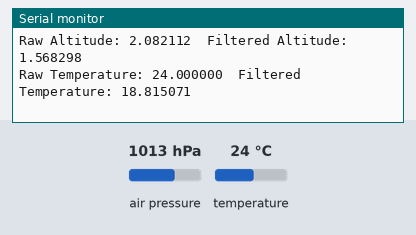
The sketch below on a simulated Arduino Uno, built with avr-gcc and run on an emulated ATmega328P. On the bench: the last lines printed to the serial monitor. The test bench sets the inputs (shaded band); at power-on: air pressure 1013 hPa, temperature 24 °C.

Above: at 1.3 s.
1.4 s: air pressure set to 952 hPa
At 2.02 s:
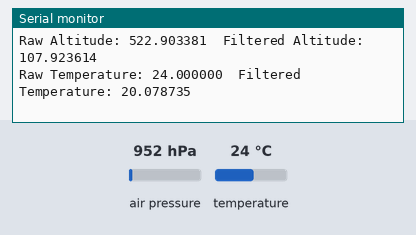
2.9 s: temperature set to 12 °C
At 3.13 s:
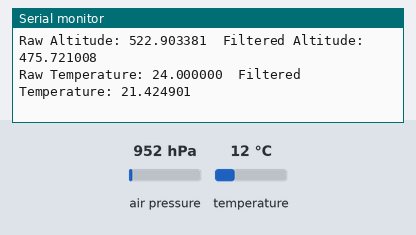
4.4 s: air pressure set to 975 hPa
At 4.8 s:
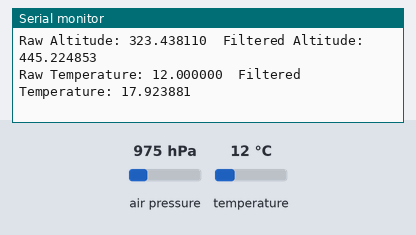
Timing chart, 0 to 7.4 s (numbered marks = the images above; inputs shaded):
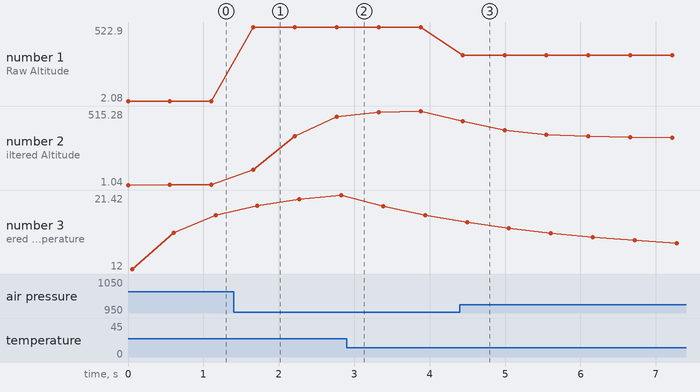

The sketch:

kalman_plotter.ino
```cpp
#include <SimpleKalmanFilter.h>
#include <Adafruit_BMP280.h>

/*
  This sample code demonstrates how the SimpleKalmanFilter object can be used with a
  pressure sensor to smooth a set of altitude measurements.
  This example needs a BMP280 barometric sensor as a data source.
  https://www.sparkfun.com/products/11824
  SimpleKalmanFilter(e_mea, e_est, q);
  e_mea: Measurement Uncertainty
  e_est: Estimation Uncertainty
  q: Process Noise
*/
SimpleKalmanFilter pressureKalmanFilter(1, 1, 0.01);
SimpleKalmanFilter tempKalmanFilter(1, 1, 0.01);
Adafruit_BMP280 bmp; // I2C

void setup() {

  Serial.begin(9600);

  // BMP280 Pressure sensor start
  if (!bmp.begin()) {
    Serial.println("BMP280 Pressure Sensor Error!");
    while (1); // Pause forever.
  }
}

void loop() {
  // Read raw altitude from the sensor
  float rawAltitude = bmp.readAltitude();
  // Apply Kalman filter to the raw altitude
  float filteredAltitude = pressureKalmanFilter.updateEstimate(rawAltitude);

  // Read raw temperature from the sensor
  float rawTemperature = bmp.readTemperature();
  // Apply Kalman filter to the raw temperature
  float filteredTemperature = tempKalmanFilter.updateEstimate(rawTemperature);

  // Print raw and filtered altitude
  Serial.print("Raw Altitude: ");
  Serial.print(rawAltitude, 6);
  Serial.print("\tFiltered Altitude: ");
  Serial.println(filteredAltitude, 6);

  // Print raw and filtered temperature
  Serial.print("Raw Temperature: ");
  Serial.print(rawTemperature, 6);
  Serial.print("\tFiltered Temperature: ");
  Serial.println(filteredTemperature, 6);

  delay(500);
}
```

Measured:
- after the input at 1.4 s, the serial monitor: prints a new line after 0.26 s (image 1)
- after the input at 4.4 s, the serial monitor: prints a new line at once (image 3)
- plotted number 1: 2.08 → 522.9 after the input at 1.4 s, 522.9 → 323.44 after the input at 4.4 s
- plotted number 2: 1.57 → 475.72 after the input at 1.4 s, 515.28 → 325.07 after the input at 4.4 s
- plotted number 3: 21.42 → 18.84 after the input at 2.9 s
